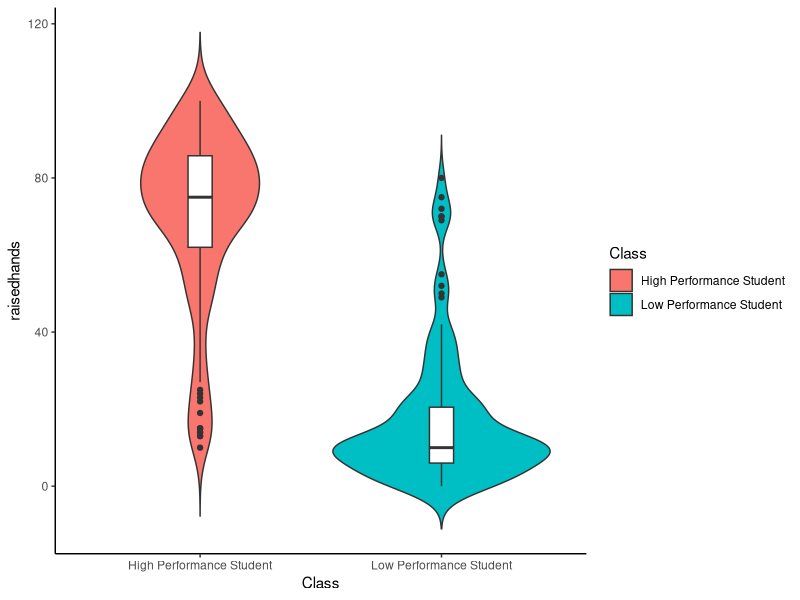

Write R code to recreate this figure.
# Violin Plot
library(ggplot2)
library(tidyr)

df <- read.csv('violin-data.csv')
df <- subset(df, Class == "H" | Class == "L", select = c(raisedhands:Class))
df$Class<-replace(df$Class, df$Class=="H", "High Performance Student")
df$Class<-replace(df$Class, df$Class=="L", "Low Performance Student")
df

p <- ggplot(df, aes(x=Class, y=raisedhands, fill = Class)) + 
  geom_violin(trim = FALSE) +
  geom_boxplot(width = 0.1, fill ='white')
  labs(title = 'Plot of raised hand by student', x = "Student Performance Level", y = "Rasied Hands")
p  + theme_classic()

